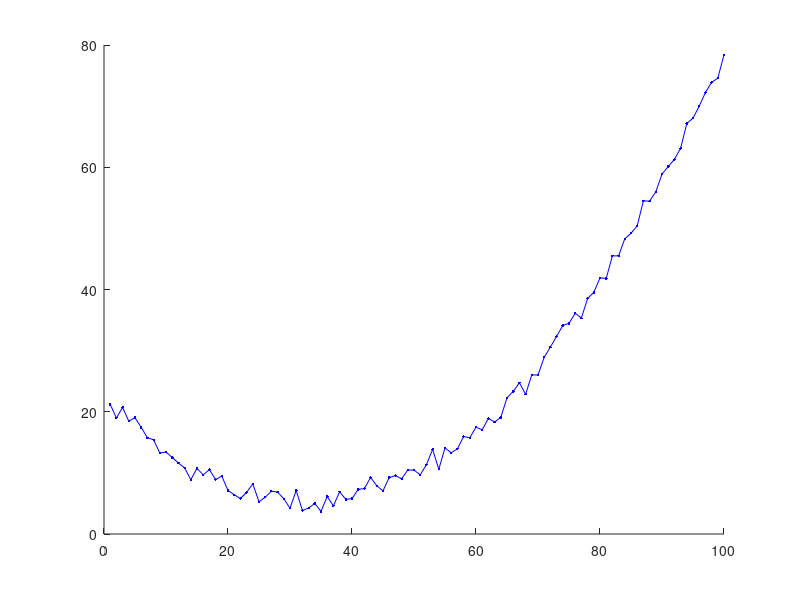

Write the MATLAB code that produced this figure.
clear all 
clc
close all 

A = 1.6;
B = 2.5;
C = 6;

noise = randn(1, 100);

x = linspace(-4, 6, 100);

y = A * x.^2 + B * x + C;

y = y + noise;

figure
hold on 
plot(y, 'b.-')